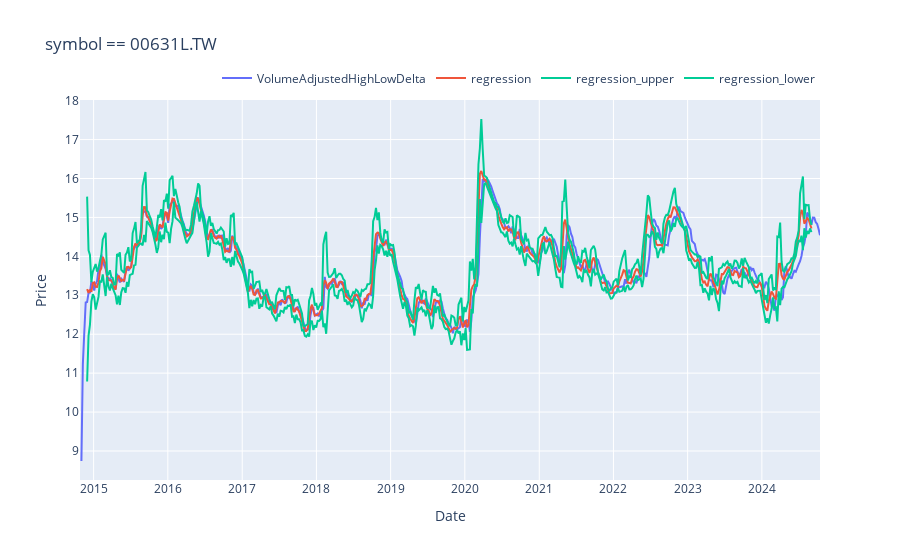

The code cell stored with this chart in its notebook:
### Code cell
from signal_research.indicators import VolumeAdjustedHighLowDelta, add_rolling_regression, add_bollinger_bands, add_average_true_range, add_donchian_channels
from signal_research.processing import generateWeeklyBars
from signal_research.plotting import plot_price_and_indicators, plot_histogram, plot_buy_sell_signals
from signal_research.evaluation import calculate_returns
from signal_research.signals import generate_regression_signal
data = data.dropna()
data_processed = generateWeeklyBars(data)
#data_processed = data.copy()
data_processed = data_processed.dropna()
data_processed = VolumeAdjustedHighLowDelta(data_processed, period=5)
data_processed = add_rolling_regression(data_processed, column="VolumeAdjustedHighLowDelta", window=4, confidence=0.95)


plot_price_and_indicators(data_processed, symbol_, indicators=[('VolumeAdjustedHighLowDelta', 'lines'), ('regression', 'lines'), ('regression', 'confidence')])

### Figure 1 — Plotly figure (JSON) as saved in the notebook; plotly's stock layout.template omitted (floating-point values rounded to 4 significant figures; data arrays with more than 128 entries replaced by an {"elided": "..."} marker saying what was removed)
{"data": [{"line": {"color": "#636EFA"}, "mode": "lines", "name": "VolumeAdjustedHighLowDelta", "type": "scatter", "x": {"elided": "521 str values"}, "y": {"elided": "521 float values"}}, {"line": {"color": "#EF553B"}, "mode": "lines", "name": "regression", "type": "scatter", "x": {"elided": "521 str values"}, "y": {"elided": "521 float values"}}, {"line": {"color": "#00CC96"}, "mode": "lines", "name": "regression_upper", "type": "scatter", "x": {"elided": "521 str values"}, "y": {"elided": "521 float values"}}, {"line": {"color": "#00CC96"}, "mode": "lines", "name": "regression_lower", "type": "scatter", "x": {"elided": "521 str values"}, "y": {"elided": "521 float values"}}], "layout": {"legend": {"orientation": "h", "x": 1, "xanchor": "right", "y": 1.02, "yanchor": "bottom"}, "title": {"text": "symbol == 00631L.TW"}, "xaxis": {"title": {"text": "Date"}}, "yaxis": {"title": {"text": "Price"}}}}
